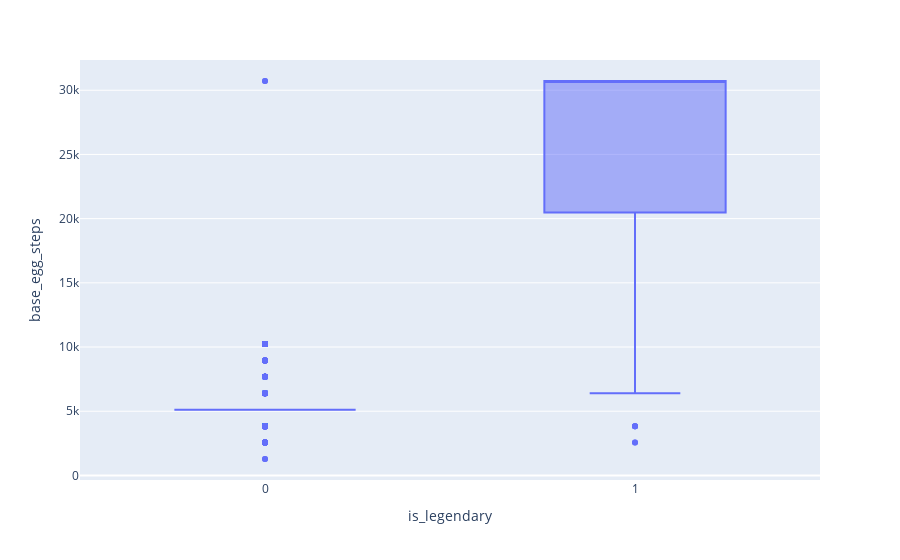

The code cell stored with this chart in its notebook:
### Code cell
f, ax = plt.subplots(figsize=(5, 5))
sns.despine(f)

sns.boxplot(y="base_egg_steps", 
            x="is_legendary", palette= "inferno", dodge = False, linewidth=2.5,
            data=df)
st.caption("Pokemon é lendário x passos para chocar ovo")
st.pyplot(f) #gráfico 3

sns.set_theme(style="ticks")

f, ax = plt.subplots(figsize=(5, 5))
sns.despine(f)
sns.boxplot(y="capture_rate", 
            x="is_legendary", palette= "inferno", dodge = False, linewidth=2.5,
            data=df)
st.caption("Pokemon é lendário x taxa de captura")
st.pyplot(f) #gráfico 4

f, ax = plt.subplots(figsize=(5, 5))
sns.despine(f)
sns.boxplot(y="sp_attack", 
            x="is_legendary", palette= "inferno", dodge = False, linewidth=2.5,
            data=df)
st.caption("Pokemon é lendário x ataque especial")
st.pyplot(f) #gráfico 5

### Figure 1 — Plotly figure (JSON) as saved in the notebook; plotly's stock layout.template omitted (floating-point values rounded to 4 significant figures; data arrays with more than 128 entries replaced by an {"elided": "..."} marker saying what was removed)
{"data": [{"alignmentgroup": "True", "hovertemplate": "is_legendary=%{x}<br>base_egg_steps=%{y}<extra></extra>", "legendgroup": "", "marker": {"color": "#636efa"}, "name": "", "notched": false, "offsetgroup": "", "orientation": "v", "showlegend": false, "type": "box", "x": {"elided": "801 int values"}, "x0": " ", "xaxis": "x", "y": {"elided": "801 int values"}, "y0": " ", "yaxis": "y"}], "layout": {"boxmode": "group", "legend": {"tracegroupgap": 0}, "margin": {"t": 60}, "xaxis": {"anchor": "y", "domain": [0, 1], "title": {"text": "is_legendary"}}, "yaxis": {"anchor": "x", "domain": [0, 1], "title": {"text": "base_egg_steps"}}}}
